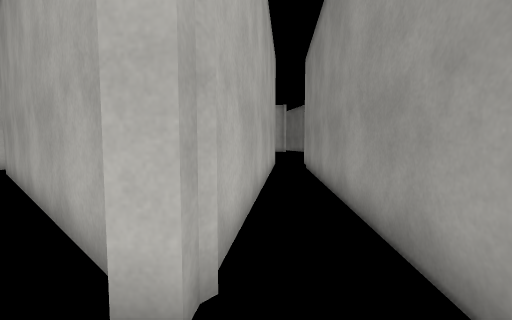
View 1 (above)

24 first-person views from a walk through a Unity game level. The camera is 1.2 m above the floor, tilts 4° down and sees 90° across. The floor is counted in squares, 1 m on a side. Each view is taken from the middle of a square. On the plan, view 1 faces up. The plan holds only what a view shows up to about 12 squares ahead; the rest is blank. The place goes on beyond the plan. The player is left out. Some surface patterns are stand-ins.

View 2
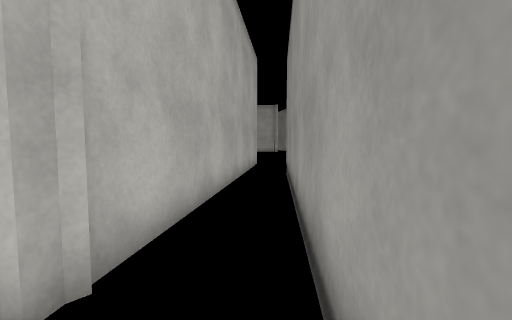

View 3
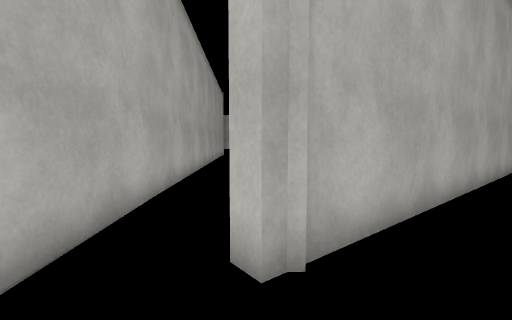

View 4
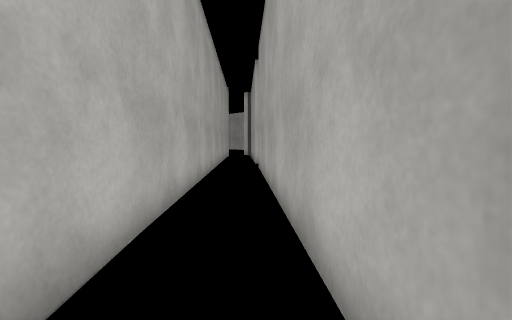

View 5
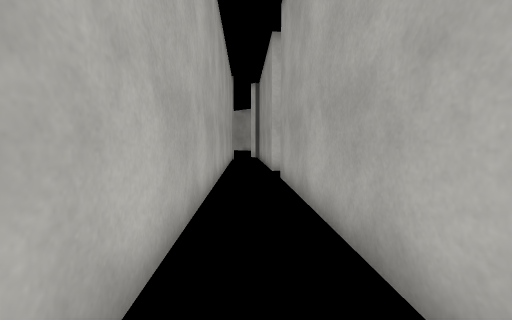

View 6
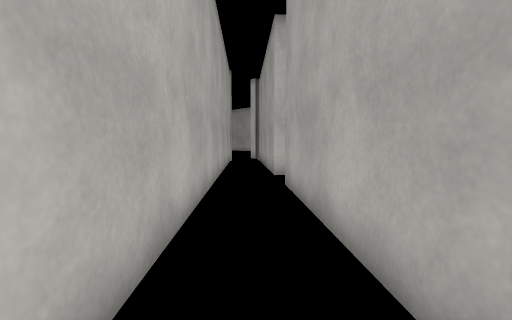

View 7
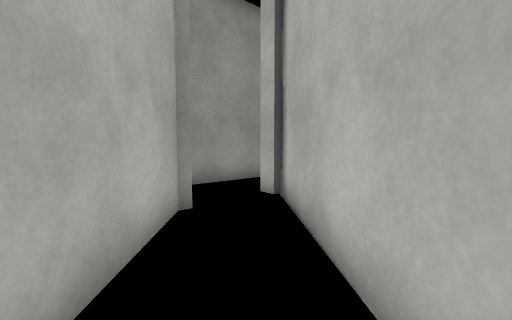

View 8
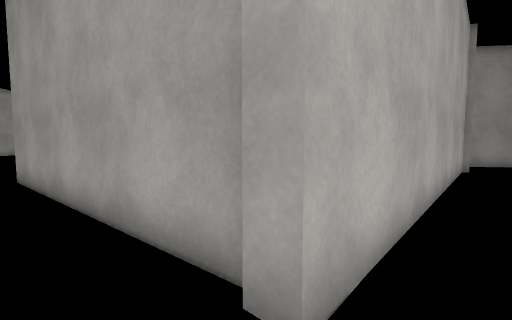

View 9
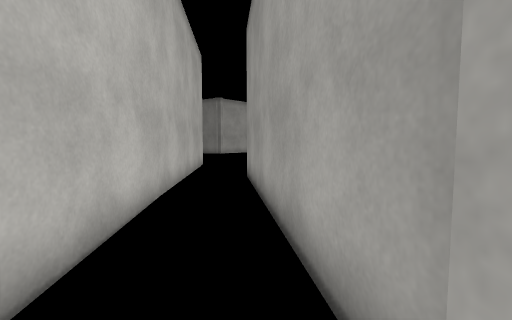

View 10
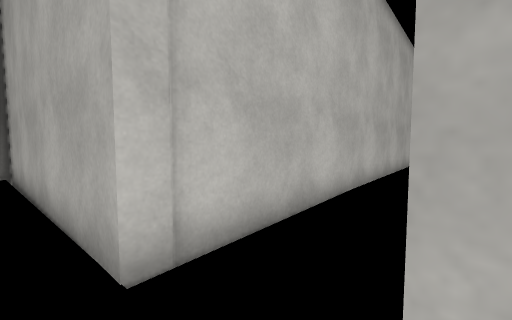

View 11
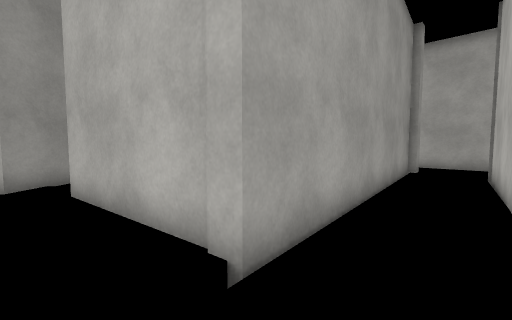

View 12
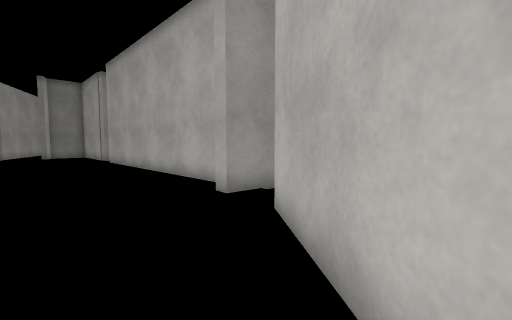

View 13
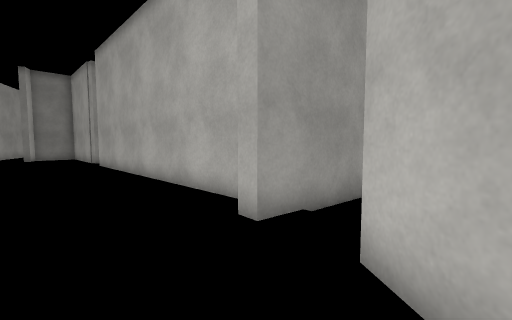

View 14
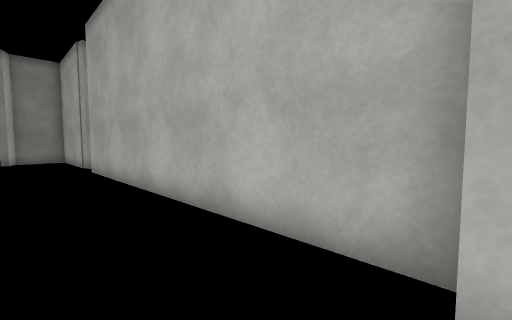

View 15
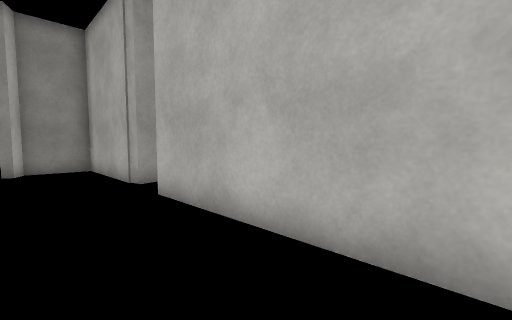

View 16
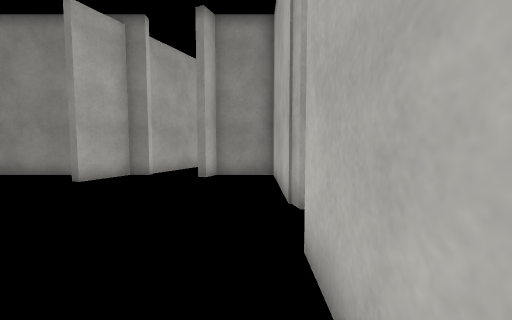

View 17
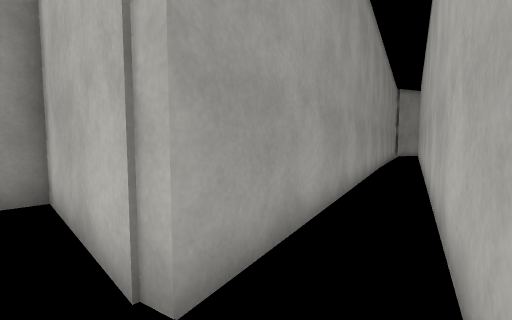

View 18
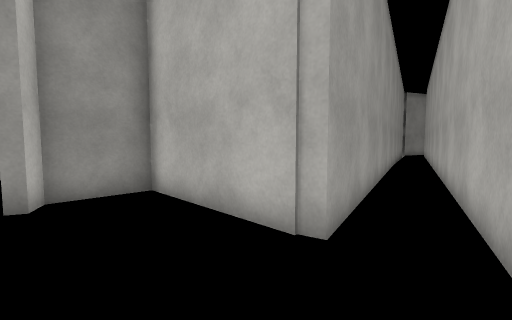

View 19
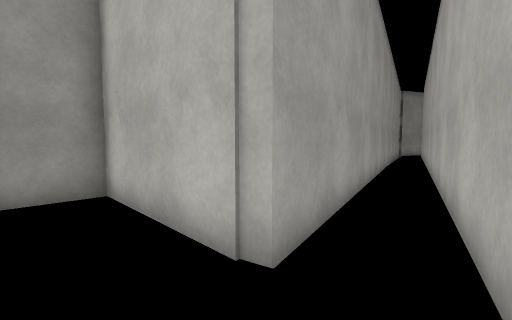

View 20
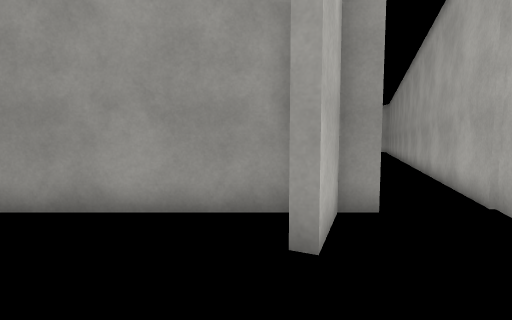

View 21
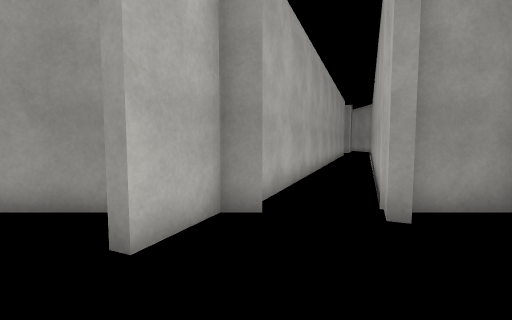

View 22
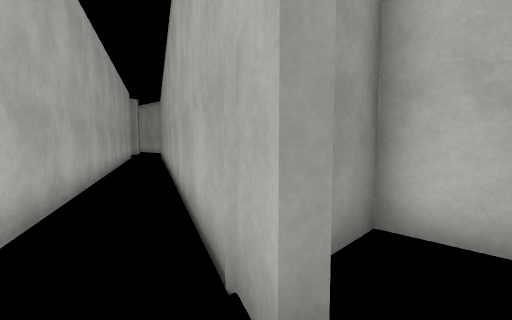

View 23
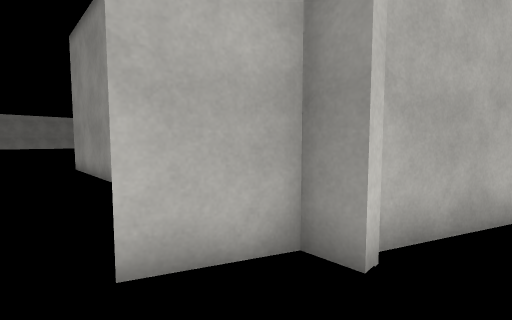

View 24
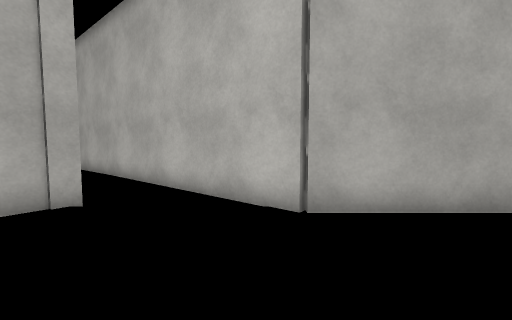

### Floor plan
Points are (right, up) in squares from view 1. A wall is a line through its corners. A room is listed if a view was taken in it or the views show most of it. See-through windows are left out.
Room 1 (views 1, 2, 3, 4)
walls: (-0.4, 1.5) (-1, 1.6); (-1.2, -0.4) (-0.6, -0.5); (1.3, -0.6) (1.7, 3.4); (-2.1, 0.2) (-1.4, -0.5); (-0.2, 3.7) (-0.4, 2)
ways out: opening at (-1, 1)
Room 2 (views 5, 6, 7)
walls: (-6.1, 3.8) (-4.1, 2); (-3.1, 3.8) (-5.2, 5.8)
ways out: opening at (-4, 3)
Room 3 (views 8, 9, 10)
walls: (-8.9, 9) (-9.6, 9.7) (-9.2, 10.1) (-9, 9.9) (-5.8, 13.9); (-13.4, 10.5) (-9.8, 7.2); (-8, 15) (-11.1, 11.2) (-13.5, 13.3)
Room 4 (views 11, 12, 13, 14, 15, 16, 17, 18, 19, 20, 21, 22, 23, 24)
walls: (3.2, 13.5) (14.8, 13.5); (14.9, 12.8) (15.7, 9.4); (1, 13.8) (0.7, 11.6); (16.9, 13.5) (21.3, 13.5) (21.3, 15.4) (20.7, 15.7) (20.8, 16) (21.9, 15.5); (2.4, 11.6) (2.7, 14.3) (3.2, 14.2); (-2.3, 25.4) (-2.3, 21.8) (-8, 15); (21.3, 19.4) (21.3, 29.5); (21.8, 17.9) (21.3, 17.9) (21.3, 18.6) (19.6, 19.3) (19.8, 19.7); (17.2, 10.6) (16.6, 13.2) (17, 13.3); (-5.8, 13.9) (-2.9, 17.6) (1.1, 14.5)
ways out: opening at (2, 12)

Positions as (right, up) in squares from view 1, and headings:
1: (0, 0), facing up
2: (1, 0), facing up
3: (1, 0), facing up-left
4: (-1, 1), facing up-left
5: (-4, 3), facing up-left
6: (-5, 4), facing up-left
7: (-5, 4), facing down-right
8: (-11, 10), facing right
9: (-10, 10), facing up-right
10: (-10, 9), facing up
11: (-3, 20), facing down
12: (-2, 18), facing down-right
13: (0, 17), facing down-right
14: (3, 16), facing down-right
15: (9, 16), facing down-right
16: (12, 14), facing right
17: (15, 14), facing down-right
18: (15, 16), facing down-right
19: (15, 15), facing down-right
20: (17, 20), facing right
21: (17, 18), facing right
22: (20, 17), facing down-right
23: (19, 17), facing up-right
24: (2, 21), facing left
